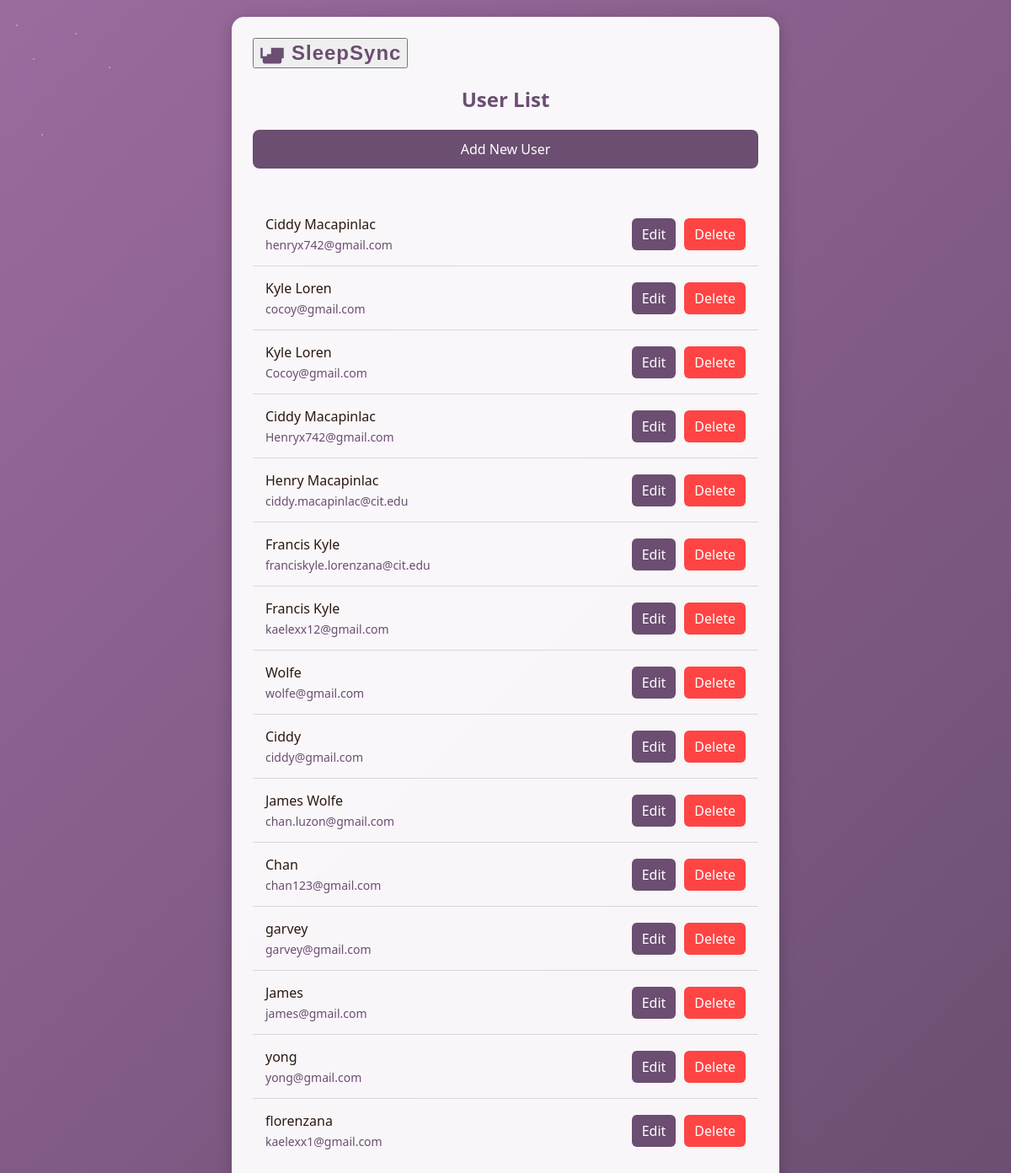
Page /tracker/users/ on the committed database.
### tracker/models.py (models this page shows, shortened)
class User(AbstractBaseUser):
    userID = models.AutoField(primary_key=True)  # Explicitly define the primary key
    email = models.EmailField(unique=True)
    first_name = models.CharField(max_length=30, blank=True)
    last_name = models.CharField(max_length=30, blank=True)
    name = models.CharField(max_length=100, blank=True)
    preferredWakeTime = models.TimeField(null=True, blank=True)
    sleepGoals = models.TextField(blank=True)
    is_active = models.BooleanField(default=True)
    is_staff = models.BooleanField(default=False)
    objects = UserManager()
    USERNAME_FIELD = 'email'
    REQUIRED_FIELDS = ['first_name', 'last_name']

### tracker/views.py (the view)
# urls.py: path('users/', views.user_list, name='user_list'),
def user_list(request):
    users = User.objects.all()
    return render(request, 'tracker/user_list.html', {'users': users})

### tracker/templates/tracker/user_list.html (shortened to what this page needs)
<!DOCTYPE html>
<html lang="en">
<head>
</head>
<body>
    <div class="container">
        <button class="logo" onclick="window.location.href='{% url 'landing_page' %}'">
            <svg viewBox="0 0 24 24">
                <path d="M19 7h-8v8H3V7H1v10h2v3c0 1.1.9 2 2 2h14c1.1 0 2-.9 2-2v-3h2V7h-2zM7 19h10v-6H7v6z"/>
            </svg>
            <span class="logo-text">SleepSync</span>
        </button>
        <h2>User List</h2>
        <a href="{% url 'user_create' %}" class="create-btn">Add New User</a>
        <ul>
            {% for user in users %}
            <li>
                <div class="user-info">
                    <span class="user-name">{{ user.name }}</span>
                    <span class="user-email">{{ user.email }}</span>
                </div>
                <div class="actions">
                    <a href="{% url 'user_update' user.pk %}" class="edit-btn">Edit</a>
                    <a href="{% url 'user_delete' user.pk %}" class="delete-btn">Delete</a>
                </div>
            </li>
            {% empty %}
            <li style="text-align: center; color: #6b4e71;">No users found.</li>
            {% endfor %}
        </ul>
    </div>
</body>
</html>

### tracker/templates/tracker/user_list.html (style rules this page uses)
body { font-family: 'Segoe UI', sans-serif; margin: 0; min-height: 100vh; background: linear-gradient(135deg, #9b6b9e 0%, #6b4e71 100%); display: flex; align-items: center; justify-content: center; padding: 20px; color: #2c1810; }
.container { width: 100%; max-width: 600px; background: rgba(255, 255, 255, 0.95); padding: 25px; border-radius: 15px; box-shadow: 0 4px 20px rgba(0, 0, 0, 0.2); backdrop-filter: blur(10px); }
.logo { display: flex; align-items: center; gap: 8px; margin-bottom: 20px; }
.logo svg { width: 30px; height: 30px; fill: #6b4e71; }
.logo-text { font-size: 24px; font-weight: bold; color: #6b4e71; letter-spacing: 1px; }
h2 { color: #6b4e71; text-align: center; margin: 20px 0; font-size: 24px; }
.create-btn { display: inline-block; padding: 12px 20px; background-color: #6b4e71; color: white; text-decoration: none; border-radius: 8px; margin-bottom: 20px; transition: background-color 0.3s ease; text-align: center; width: 100%; box-sizing: border-box; }
ul { list-style-type: none; padding: 0; margin: 20px 0; }
li { padding: 15px; border-bottom: 1px solid rgba(107, 78, 113, 0.2); display: flex; justify-content: space-between; align-items: center; }
li:last-child { border-bottom: none; }
.user-info { display: flex; flex-direction: column; gap: 4px; }
.user-name { font-size: 16px; color: #2c1810; font-weight: 500; }
.user-email { font-size: 14px; color: #6b4e71; }
.actions { display: flex; gap: 10px; }
.edit-btn, .delete-btn { padding: 8px 12px; border-radius: 6px; text-decoration: none; transition: all 0.3s ease; }
.edit-btn { background-color: #6b4e71; color: white; }
.delete-btn { background-color: #ff4444; color: white; }

### rows in the picture
User: name "Ciddy Macapinlac", email "henryx742@gmail.com"
User: name "Kyle Loren", email "cocoy@gmail.com"
User: name "Kyle Loren", email "Cocoy@gmail.com"
User: name "Ciddy Macapinlac", email "Henryx742@gmail.com"
User: name "Henry Macapinlac", email "ciddy.macapinlac@cit.edu"
User: name "Francis Kyle", email "franciskyle.lorenzana@cit.edu"
User: name "Francis Kyle", email "kaelexx12@gmail.com"
User: name "Wolfe", email "wolfe@gmail.com"
User: name "Ciddy", email "ciddy@gmail.com"
User: name "James Wolfe", email "chan.luzon@gmail.com"
User: name "Chan", email "chan123@gmail.com"
User: name "garvey", email "garvey@gmail.com"
User: name "James", email "james@gmail.com"
User: name "yong", email "yong@gmail.com"
User: name "florenzana", email "kaelexx1@gmail.com"
